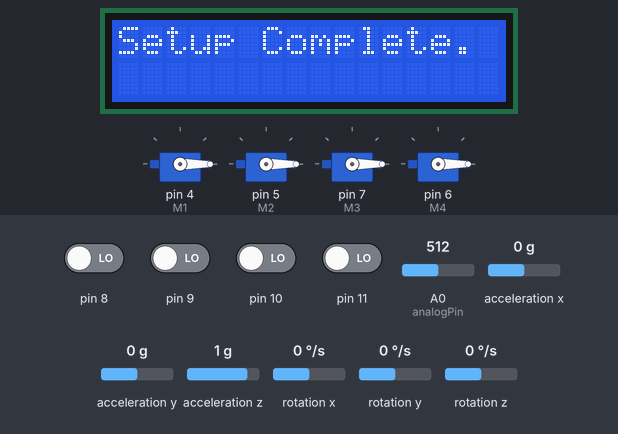
Bench run of a sketch on a simulated Arduino Uno, built with avr-gcc and run on an emulated ATmega328P. On the bench: 4 × servo, 16×2 character LCD. Wiring (inferred from the names in the program): MPU-6050 motion sensor at I2C address 0x68. The test bench sets the inputs (shaded band); at power-on: pin 8–11 LOW, A0 (analogPin) = 512, acceleration x 0 g, acceleration y 0 g, acceleration z 1 g, rotation x 0 °/s, rotation y 0 °/s, rotation z 0 °/s.

Above: at 1.8 s.
At 4.9 s:
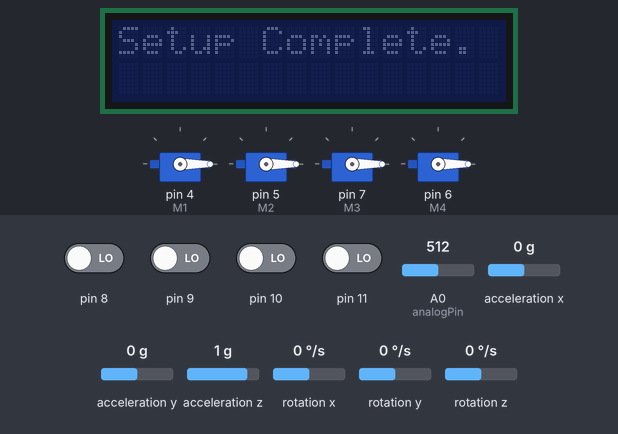
5.0 s: A0 (analogPin) set to 646
At 7.2 s:
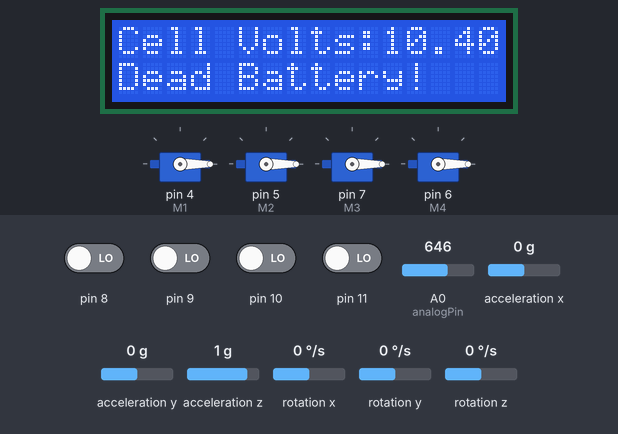
7.5 s: A0 (analogPin) set to 671
At 10.2 s:
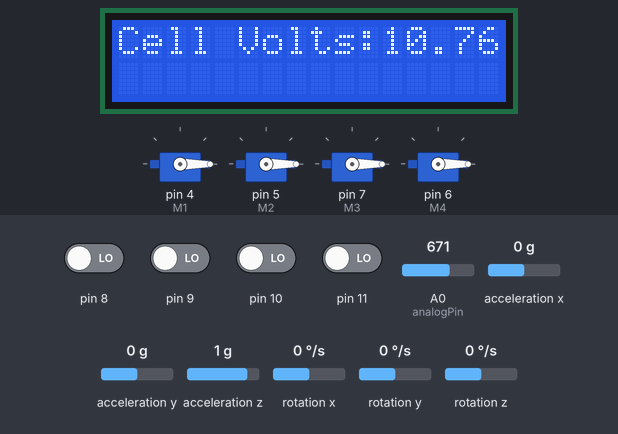
10.5 s: A0 (analogPin) set to 30
At 12.2 s:
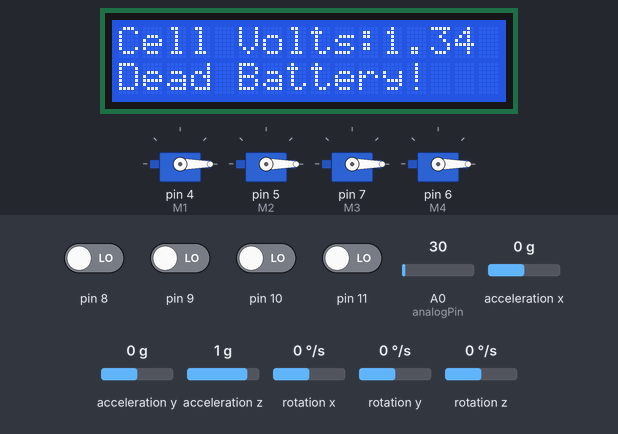
Timing chart, 0 to 13.7 s (numbered marks = the images above; inputs shaded):
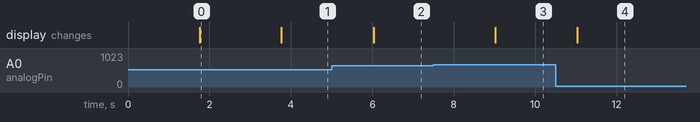

The sketch:

TakeFlight.ino
```cpp
// Yasteer Sewpersad Drone Build Version2
/* System Components:
 *  4x XXD HW30A ESC
 *  4x RacerStar BR2212 1000KV Brushless Motor
 *  1x LiPo Battery (11.1V @ 2200mah)
 *  1x Arduino Uno
 *  1x Xpower 2200mah Battery
 */

#include <Servo.h>
#include <Wire.h>
#include <Math.h>
#include <LiquidCrystal_I2C.h>
#include <EEPROM.h>

//float rad_to_deg = 180/3.141592654;

// LCD Object & Variables
LiquidCrystal_I2C lcd(0x27,2,1,0,4,5,6,7,3, POSITIVE);

int analogPin = 0;
float ADC_Voltage = 0; // ADC allows for a maximum of 5V to be read as a 10 Bit number.
float Calculated_Voltage = 0;
float Vin = 0;
float Lowest_Voltage = 3*3.5; // 3s battery, lowest voltage per cell is 3.5
float Nominal_Voltage = 11.1;
float Diode_Volt_Drop = 0.70;

// Servo Objects
float time, timePrev, Elapsed_Time;
Servo M1,M2,M3,M4;
int esc_1, esc_2, esc_3, esc_4;
bool Start;

// Tx & Rx Variables
byte last_val1, last_val2, last_val3, last_val4;
unsigned long timeA, timeB, timeC, timeD, timeE, timeF, timeG, timeH, Current_Time;
volatile int receiver_input[4]; // Volatile keyword tells controller to store value in RAM and not in a register. Typically used in ISRs.
int throttle, Low_Setpoint, Midpoint, High_Setpoint;
int Standardized_Receiver_Input[4];

// Gyro & Accel Variables
const int MPU_Address = 0x68;
int16_t AccelX_Raw, AccelY_Raw, AccelZ_Raw, GyroX_Raw, GyroY_Raw, GyroZ_Raw; // 16-bit variable required to store output of MPU-6050
float Accel_Angle[3], Gyro_Angle[3], Coupled_Roll_Angle, Coupled_Pitch_Angle, Total_Angle[3]; // Arrays to store X,Y & Z data from the device.
float Accel_X_Offset, Accel_Y_Offset, Accel_Z_Offset, Gyro_X_Offset, Gyro_Y_Offset, Gyro_Z_Offset;
float Refresh_Rate = 0.004; // 4ms Refresh Rate
bool Calibration_Complete = false;

// PID Variables
int desired_angle = 0;
float PID_ROLL, PID_YAW, PID_PITCH;
double Roll_Kp = 1.3;
double Roll_Ki = 0.04;
double Roll_Kd = 18;
double Pitch_Kp = Roll_Kp;
double Pitch_Ki = Roll_Ki;
double Pitch_Kd = Roll_Kd;
double Yaw_Kp = 4;
double Yaw_Ki = 0.02;
double Yaw_Kd = 0;

int max_PID_roll = 400;
int max_PID_yaw = 400;
int max_PID_pitch = max_PID_roll;
double Roll_Setpoint, Yaw_Setpoint, Pitch_Setpoint, Roll_Error, Pitch_Error, Yaw_Error, PID_Previous_Roll_Error, PID_Previous_Pitch_Error, PID_Previous_Yaw_Error;
double Roll_P, Yaw_P , Pitch_P, Roll_I, Yaw_I , Pitch_I, Roll_D, Yaw_D, Pitch_D;

// Refresh Rate Measurements
unsigned long Loop_Timer_Start;

void setup() {
  // put your setup code here, to run once:
    Serial.begin(9600);
    Wire.begin();                                                             //Start the I2C as master.
    TWBR = 12;                                                                //Set the I2C clock speed to 400kHz.

    Low_Setpoint = EEPROM.read(9) << 8 | EEPROM.read(8);                      // Load in transmitter limits from EEPROM storage.
    Midpoint = EEPROM.read(1) << 8 | EEPROM.read(0);
    High_Setpoint = EEPROM.read(11) << 8 | EEPROM.read(10);

    initTransmitter();
    initMotors();

    Wire.beginTransmission(MPU_Address);
    Wire.write(0x6B); // Move pointer to the Power Management Register
    Wire.write(0);
    Wire.endTransmission(true);

    Wire.beginTransmission(MPU_Address);
    Wire.write(0x1B);
    Wire.write(0x08);                                                          //Set 500dps full scale i.e 65.5 deg/sec
    Wire.endTransmission();

    // Calibrate Gyroscope & Accelerometer To Eliminate Zero Bias Drift
    for(int cal = 0; cal < 2000; cal++){
      Read_IMU();
      Accel_X_Offset += AccelX_Raw;
      Accel_Y_Offset += AccelY_Raw;

      Gyro_X_Offset  += GyroX_Raw;
      Gyro_Y_Offset  += GyroY_Raw;
      Gyro_Z_Offset  += GyroZ_Raw;

      ADC_Voltage += analogRead(analogPin);
    }
    Accel_X_Offset /= 2000;
    Accel_Y_Offset /= 2000;

    Gyro_X_Offset  /= 2000;
    Gyro_Y_Offset  /= 2000;
    Gyro_Z_Offset  /= 2000;

    ADC_Voltage /= 2000;
    Calculated_Voltage = (ADC_Voltage * 0.0049) + (Diode_Volt_Drop) - 0.25; // 1 unit in ADC = 0.0049 V
    Vin = Calculated_Voltage*((1000+2000)/1000); // Solve voltage divider equation with resistor values used in the circuit.
    Calibration_Complete = true;

    time = millis(); // Start the timer.

   // M1.writeMicroseconds(2000);
   // M2.writeMicroseconds(2000);
   // M3.writeMicroseconds(2000);
   // M4.writeMicroseconds(2000);
   // delayMicroseconds(10000);

    M1.writeMicroseconds(1000);
    M2.writeMicroseconds(1000);
    M3.writeMicroseconds(1000);
    M4.writeMicroseconds(1000);
    delayMicroseconds(10000);

    lcd.begin(16,2);
    lcd.clear();
    lcd.print("Setup Complete.");
    delay(2000);
    lcd.setBacklight(LOW);
    Start= false;
}

void loop() {
  // put your main code here, to run repeatedly:
  Loop_Timer_Start = millis(); // Start the timer for measuring the refresh rate.
  if((Loop_Timer_Start % 1000) == 0){
    lcd.clear();
    ADC_Voltage = analogRead(analogPin);
    Calculated_Voltage = (ADC_Voltage * 0.0049) + (Diode_Volt_Drop) - 0.4; // 1 unit in ADC = 0.0049 V
    Vin = Calculated_Voltage*((1000+2000)/1000); // Solve voltage divider equation with resistor values used in the circuit.
    lcd.print(String("Cell Volts:") + String(Vin));
    if(Vin < Lowest_Voltage) {
      lcd.setBacklight(HIGH);
      lcd.setCursor(0,1);
      lcd.print(String("Dead Battery!"));
    }
  }

  // Read in IMU data:
  Read_IMU();

  // Reference: https://engineering.stackexchange.com/questions/3348/calculating-pitch-yaw-and-roll-from-mag-acc-and-gyro-data
  Accel_Angle[0] = 180*atan((AccelY_Raw/16384.0)/(sqrt(pow(AccelX_Raw/16384.0,2)+pow(AccelZ_Raw/16384.0,2))))/M_PI; // Roll Measurement From Accelerometer(Degrees)
  Accel_Angle[1] = 180*atan((AccelX_Raw/16384.0)/(sqrt(pow(AccelY_Raw/16384.0,2)+pow(AccelZ_Raw/16384.0,2))))/M_PI; // Pitch Measurement From Accelerometer(Degrees)

  Gyro_Angle[0] = GyroX_Raw/65.5;
  Gyro_Angle[1] = GyroY_Raw/65.5;
  Gyro_Angle[2] = GyroZ_Raw/65.5;

  // Reference: MPU-6050 6dof IMU tutorial for auto-leveling quadcopters with Arduino source code - Joop Brokking.
  Gyro_Angle[0] -= Gyro_Angle[1] * sin(Gyro_Angle[2]*(M_PI/180));  // Couple gyro readings.
  Gyro_Angle[1] += Gyro_Angle[0] * sin(Gyro_Angle[2]*(M_PI/180));  // Sin function uses radians

  // Combine Sensors Data:
  Total_Angle[0] = 0.98*(Total_Angle[0] + Gyro_Angle[0]*0.004) + 0.02*(Accel_Angle[0]); // Integrate gyro output and pass through complementary filter.
  Total_Angle[1] = 0.98*(Total_Angle[1] + Gyro_Angle[1]*0.004) + 0.02*(Accel_Angle[1]);
  Total_Angle[2] = Total_Angle[2] + Gyro_Angle[2]*0.004;

  Standardized_Receiver_Input[0] = Standardize_Transmitter_Signal(0);
  Standardized_Receiver_Input[1] = Standardize_Transmitter_Signal(1);
  Standardized_Receiver_Input[2] = Standardize_Transmitter_Signal(2);
  Standardized_Receiver_Input[3] = Standardize_Transmitter_Signal(3);

  // Scale Receiver Outputs For Faster Roll, Pitch & Yaw Rates
  Roll_Setpoint = 0.0;
  if(Standardized_Receiver_Input[0] > 1508) Roll_Setpoint = (Standardized_Receiver_Input[0] - 1508)/3.0; // 3.0 Controls roll rate --> Joop Broking YMFC Video
  else if(Standardized_Receiver_Input[0] < 1492) Roll_Setpoint = (Standardized_Receiver_Input[0] - 1492)/3.0; // Gap between 1492 & 1508 creates a deadband to prevent noise affecting calculation.

  Pitch_Setpoint = 0.0;
  if(Standardized_Receiver_Input[1] > 1508) Pitch_Setpoint = (Standardized_Receiver_Input[1] - 1508)/3.0;
  else if(Standardized_Receiver_Input[1] < 1492) Pitch_Setpoint = (Standardized_Receiver_Input[1] - 1492)/3.0;

  Yaw_Setpoint = 0.0;
  if(Standardized_Receiver_Input[3] > 1508) Yaw_Setpoint = (Standardized_Receiver_Input[3] - 1508)/3.0;
  else if(Standardized_Receiver_Input[3] < 1492) Yaw_Setpoint = (Standardized_Receiver_Input[3] - 1492)/3.0;

  Compute_PID(); // PID should not be computing when drone is off.

  throttle = Standardized_Receiver_Input[2];
  if(throttle > 1800) throttle = 1800; // Set a limit for maximum throttle so controllers can maintain safe operation.
  if(throttle < 1000) throttle = 1000;

  esc_1 = throttle + PID_ROLL - PID_YAW - PID_PITCH; // Addition/Subtraction neccessary to maintain balance of torque.
  esc_2 = throttle + PID_ROLL + PID_YAW + PID_PITCH;
  esc_3 = throttle - PID_ROLL - PID_YAW + PID_PITCH;
  esc_4 = throttle - PID_ROLL + PID_YAW - PID_PITCH;

  if((Vin < 11.5) && (Vin > 9.0)){
    esc_1 += (esc_1*(Nominal_Voltage - Vin))/(float)10; // Compensate motors for reducing battery voltage if the battery is connected.
    esc_2 += (esc_2*(Nominal_Voltage - Vin))/(float)10;
    esc_3 += (esc_3*(Nominal_Voltage - Vin))/(float)10;
    esc_4 += (esc_4*(Nominal_Voltage - Vin))/(float)10;
  }

  if(esc_1 < 1000) esc_1 = 1100; // Lower limit set to prevent motors from turning off
  if(esc_1 > 2000) esc_1 = 2000;

  if(esc_2 < 1000) esc_2 = 1100;
  if(esc_2 > 2000) esc_2 = 2000;

  if(esc_3 < 1000) esc_3 = 1100;
  if(esc_3 > 2000) esc_3 = 2000;

  if(esc_4 < 1000) esc_4 = 1100;
  if(esc_4 > 2000) esc_4 = 2000;

  if(Start == false){
    // Set ESCs to an OFF value so that the device can be handled safely.
    esc_1 = 990;
    esc_2 = 990;
    esc_3 = 990;
    esc_4 = 990;
  }

  M1.writeMicroseconds(esc_1);
  M2.writeMicroseconds(esc_2);
  M3.writeMicroseconds(esc_3);
  M4.writeMicroseconds(esc_4);

  if((throttle < 1200) && (receiver_input[3] >= 1800)){ // If LHS gimbal is in bottom right position, stop drone.
    Start = false;
  }
  else if((throttle < 1200) && (receiver_input[3] <= 1100)){ // If LHS gimbal is bottom left position, start drone.
    Start = true;
  }
  //if((millis() - Loop_Timer_Start) > 10)Serial.println("Over 4ms!");
} // End of Void Loop

void initTransmitter() {
   PCICR  |= (1<<PCIE0); // Enable Interupts
   PCMSK0 |= (1<<PCINT0); // Arduino Pin 8 triggers interupt on state change.
   PCMSK0 |= (1<<PCINT1); // Arduino Pin 9 ""                               ""
   PCMSK0 |= (1<<PCINT2); // Arduino Pin 10 ""                              ""
   PCMSK0 |= (1<<PCINT3); // Arduino Pin 11 ""                              ""
}

void initMotors() {
  M1.attach(4, 1000, 2000); //
  M2.attach(5, 1000, 2000); //
  M3.attach(7, 1000, 2000); //
  M4.attach(6, 1000, 2000); //
}

ISR (PCINT0_vect) { // ISR must determine time of each square wave. This can then be used to control the ESC's.
  // Channel 1
  if((last_val1 == 0) && (PINB & B00000001)) { // && is logical AND while & is bitwise &. The second bracket checks channel 1 on Port B for input.
    last_val1 = 1;
    timeA = micros(); // Fetch time of rise.
  }
  else if((last_val1 == 1) && !(PINB & B00000001)) { // Check if value changes from high to low. PINB & B00000001 is the same as digitalRead() but is faster --> Joop Brokking
    last_val1 = 0;
    receiver_input[0] = micros() - timeA; // Horizontal direction on RHS Gamble.
  }
  // Channel 2
  if((last_val2 == 0) && (PINB & B00000010)) { // && is logical AND while & is bitwise &. The second bracket checks channel 1 on Port B for input.
    last_val2 = 1;
    timeC = micros(); // Fetch time of rise.
  }
  else if((last_val2 == 1) && !(PINB & B00000010)) { // Check if value changes from high to low. PINB & B00000001 is the same as digitalRead() but is faster --> Joop Brokking
    last_val2 = 0;
    receiver_input[1] = micros() - timeC; // Vertical direction in RHS Gamble.
  }
  // Channel 3
  if((last_val3 == 0) && (PINB & B00000100)) { // && is logical AND while & is bitwise &. The second bracket checks channel 1 on Port B for input.
    last_val3 = 1;
    timeE = micros(); // Fetch time of rise.
  }
  else if((last_val3 == 1) && !(PINB & B00000100)) { // Check if value changes from high to low. PINB & B00000001 is the same as digitalRead() but is faster --> Joop Brokking
    last_val3 = 0;
    receiver_input[2] = micros() - timeE; // Vertical direction in LHS Gamble.
  }
  // Channel 4
  if((last_val4 == 0) && (PINB & B00001000)) { // && is logical AND while & is bitwise &. The second bracket checks channel 1 on Port B for input.
    last_val4 = 1;
    timeG = micros(); // Fetch time of rise.
  }
  else if((last_val4 == 1) && !(PINB & B00001000)) { // Check if value changes from high to low. PINB & B00000001 is the same as digitalRead() but is faster --> Joop Brokking
    last_val4 = 0;
    receiver_input[3] = micros() - timeG; // Horizontal direction in LHS Gamble.
  }
} // Reading receiver signals takes a long time so we don't want it to slow the reffresh rate of the controller. Hence the need for an ISR.

void Compute_PID(){
  // Roll
  Roll_Error = Total_Angle[0] - Roll_Setpoint; // Error = Gyro - Receiver
  Roll_P = Roll_Kp * Roll_Error;
  Roll_I += Roll_Ki * Roll_Error;
  if(Roll_I > max_PID_roll) Roll_I = max_PID_roll;
  else if(Roll_I < max_PID_roll*-1) Roll_I = max_PID_roll*-1;
  Roll_D = Roll_Kd * (Roll_Error - PID_Previous_Roll_Error);
  if (Start == false){
    Roll_P = 0;
    Roll_I = 0;
    Roll_D = 0;
  }
  PID_ROLL = (Roll_P) + (Roll_I) + (Roll_D);
  if(PID_ROLL > max_PID_roll) PID_ROLL = max_PID_roll;
  else if(PID_ROLL < max_PID_roll*-1) PID_ROLL = max_PID_roll*-1;
  PID_Previous_Roll_Error = Roll_Error;

  // Pitch
  Pitch_Error = Total_Angle[1] - Pitch_Setpoint;
  Pitch_P = Pitch_Kp * Pitch_Error;
  Pitch_I += Pitch_Ki * Pitch_Error;
  if(Pitch_I > max_PID_pitch) Pitch_I = max_PID_pitch;
  else if(Pitch_I < max_PID_pitch*-1) Pitch_I = max_PID_pitch*-1;
  Pitch_D = Pitch_Kd * (Pitch_Error - PID_Previous_Pitch_Error);
  if (Start == false){
    Pitch_P = 0;
    Pitch_I = 0;
    Pitch_D = 0;
  }
  PID_PITCH = (Pitch_P) + (Pitch_I) + (Pitch_D);
  if(PID_PITCH > max_PID_pitch) PID_PITCH = max_PID_pitch;
  else if(PID_PITCH < max_PID_pitch*-1) PID_PITCH = max_PID_pitch*-1;
  PID_Previous_Pitch_Error = Pitch_Error;

  // Yaw
  Yaw_Error = Total_Angle[2] - Yaw_Setpoint;
  Yaw_P = Yaw_Kp * Yaw_Error;
  Yaw_I += Yaw_Ki * Yaw_Error;
  if(Yaw_I > max_PID_yaw) Yaw_I = max_PID_yaw;
  else if(Yaw_I < max_PID_yaw*-1) Yaw_I = max_PID_yaw*-1;
  Yaw_D = Yaw_Kd * (Yaw_Error - PID_Previous_Yaw_Error);
  if (Start == false){
    Yaw_P = 0;
    Yaw_I = 0;
    Yaw_D = 0;
  }
  PID_YAW = (Yaw_P) + (Yaw_I) + (Yaw_D);
  if(PID_YAW > max_PID_yaw) PID_YAW = max_PID_yaw;
  else if(PID_YAW < max_PID_yaw*-1) PID_YAW = max_PID_yaw*-1;
  PID_Previous_Yaw_Error = Yaw_Error;

}

void Read_IMU(){
  Wire.beginTransmission(MPU_Address);
  Wire.write(0x3B); // Move pointer to the first output register of the IMU device.
  Wire.endTransmission(false);
  Wire.requestFrom(MPU_Address, 6, true);
  AccelX_Raw =  Wire.read()<<8 | Wire.read(); // Read & combine register values using bit-shifting. Bit-shifting allows the fist bit to be set as high and the second bit to be set as low.
  AccelY_Raw =  Wire.read()<<8 | Wire.read();
  AccelZ_Raw =  Wire.read()<<8 | Wire.read(); //Division by 16384 to convert reading to g.

  Wire.beginTransmission(MPU_Address);
  Wire.write(0x43);
  Wire.endTransmission(false);
  Wire.requestFrom(MPU_Address, 6, true);
  GyroX_Raw = Wire.read()<<8 | Wire.read();
  GyroY_Raw = Wire.read()<<8 | Wire.read();
  GyroZ_Raw = Wire.read()<<8 | Wire.read();

  if(Calibration_Complete == true){
    AccelX_Raw -= Accel_X_Offset;
    AccelY_Raw -= Accel_Y_Offset;
    GyroX_Raw -= Gyro_X_Offset;
    GyroY_Raw -= Gyro_Y_Offset;
    GyroZ_Raw -= Gyro_Z_Offset;
  }
}


// Standardization is required because there are some areas where the ecs don't detect transmitter values.
int Standardize_Transmitter_Signal(int Channel){
  int difference = 0;
  int Normalised_Value = 0;
  int Receiver_Value;

  Receiver_Value = receiver_input[Channel];

  // Bind receiver input to EEPROM data.
  if(Receiver_Value < Low_Setpoint){
    Receiver_Value = Low_Setpoint;
  }
  if(Receiver_Value > High_Setpoint){
    Receiver_Value = High_Setpoint;
  }

  if(Receiver_Value < Midpoint){
    difference = Midpoint - Receiver_Value;
    Normalised_Value = 1500 - difference;
    return Normalised_Value;
  }
  if(Receiver_Value > Midpoint){
    difference = Receiver_Value - Midpoint;
    Normalised_Value = 1500 + difference;
    return Normalised_Value;
  }
  else
    return 1500; // Set midpoint to desired esc midpoint.
}
```

Measured:
- the behaviour switches between 653 and 654 on A0 (analogPin) (found by bisection; images 2 and 3)
- after the input at 5.0 s, the display: changes after 1.0 s (image 2)
- after the input at 7.5 s, the display: changes after 1.5 s (image 3)
- after the input at 10.5 s, the display: changes after 0.53 s (image 4)
- what the display in image 0 shows lasts 2.0 s, from 1.8 s to 3.8 s
